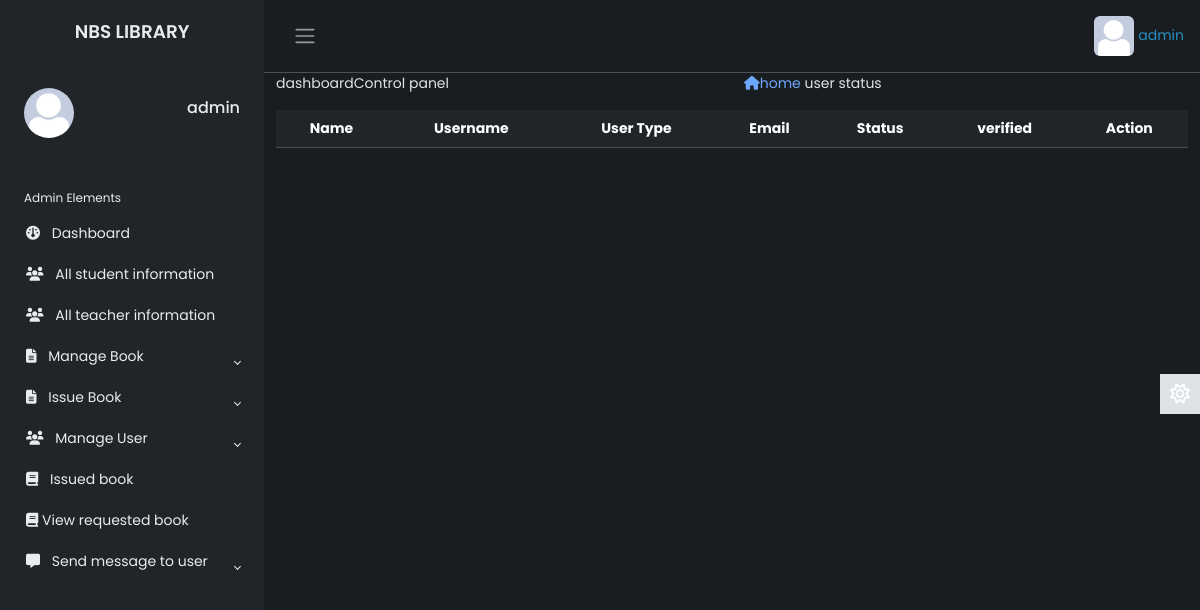
/Source/librarian/status.php (signed in), run on an earlier commit of the app's database.
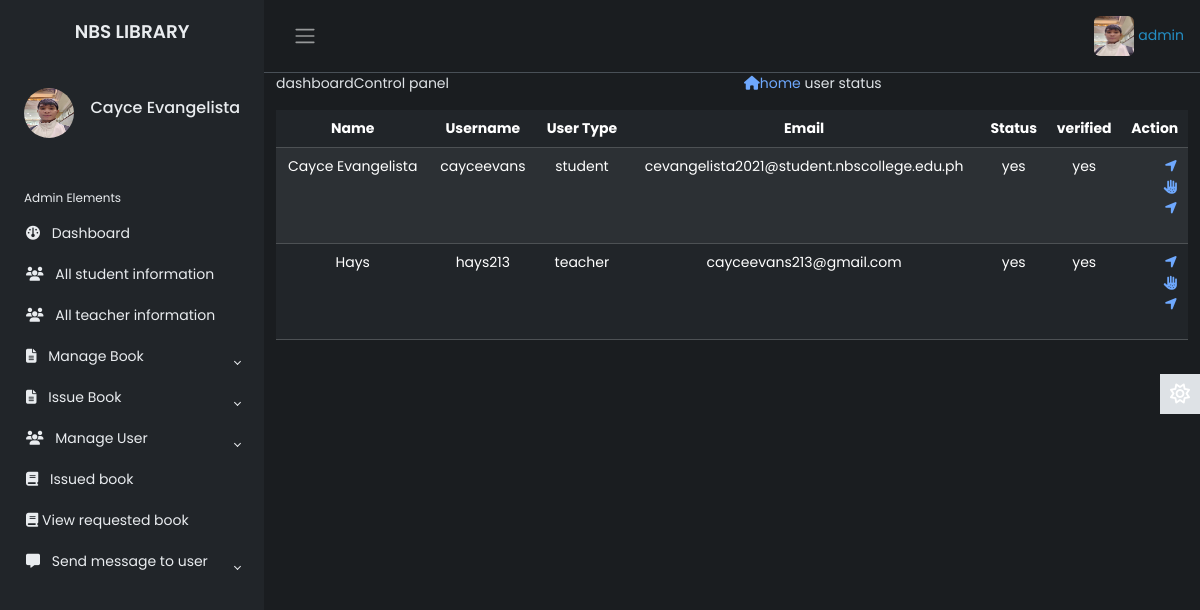
And on a later commit of the database.
### tables this page shows
CREATE TABLE `lib_registration` (
  `id` int(2) NOT NULL,
  `name` varchar(50) NOT NULL,
  `username` varchar(20) NOT NULL,
  `password` varchar(20) NOT NULL,
  `email` varchar(50) NOT NULL,
  `phone` varchar(20) NOT NULL,
  `address` varchar(100) NOT NULL,
  `photo` varchar(500) NOT NULL,
  `status` varchar(7) NOT NULL
);

CREATE TABLE `std_registration` (
  `id` int(10) NOT NULL,
  `name` varchar(50) NOT NULL,
  `username` varchar(50) NOT NULL,
  `password` varchar(50) NOT NULL,
  `email` varchar(50) NOT NULL,
  `phone` varchar(50) NOT NULL,
  `sem` varchar(10) NOT NULL,
  `dept` varchar(10) NOT NULL,
  `session` varchar(5) NOT NULL,
  `regno` varchar(20) NOT NULL,
  `address` varchar(100) NOT NULL,
  `utype` varchar(7) NOT NULL,
  `photo` varchar(500) NOT NULL,
  `status` varchar(7) NOT NULL,
  `vkey` varchar(250) NOT NULL,
  `verified` varchar(3) NOT NULL
);

CREATE TABLE `t_registration` (
  `id` int(10) NOT NULL,
  `name` varchar(50) NOT NULL,
  `username` varchar(50) NOT NULL,
  `password` varchar(50) NOT NULL,
  `lecturer` varchar(50) NOT NULL,
  `email` varchar(50) NOT NULL,
  `phone` varchar(20) NOT NULL,
  `idno` varchar(20) NOT NULL,
  `address` varchar(100) NOT NULL,
  `utype` varchar(7) NOT NULL,
  `photo` varchar(500) NOT NULL,
  `status` varchar(7) NOT NULL,
  `vkey` varchar(250) NOT NULL,
  `verified` varchar(3) NOT NULL
);

### Source/librarian/status.php (the view, shortened to what the changed rows need)
       <?php
   include 'inc/header.php';
   include 'inc/connection.php';
?>
<div class="dashboard-content">
	<div class="dashboard-header">
		<div class="container">
			<div class="issued-content">
				<div class="row">
					<div class="col-md-12">
						<div class="rbook-info status">
                                <table id="dtBasicExample" class="table table-striped table-dark text-center">
                                      <thead>
                                           <tr>
                                               <th>Name</th>
                                               <th>Username</th>
                                               <th>User Type</th>
                                               <th>Email</th>
                                               <th>Status</th>
                                               <th>verified</th>
                                               <th>Action</th>
                                           </tr>
                                      </thead>
                                      <tbody>
                                          <?php
                                               $res= mysqli_query($link, "select * from std_registration ORDER BY id DESC");
                                               $res2= mysqli_query($link, "select * from t_registration ORDER BY id DESC");
                                               while ($row=mysqli_fetch_array($res)) {
                                                   echo "<tr>";
                                                   echo "<td>"; echo $row["name"]; echo "</td>";
                                                   echo "<td>"; echo $row["username"]; echo "</td>";
                                                   echo "<td>"; echo $row["utype"]; echo "</td>";
                                                   echo "<td>"; echo $row["email"]; echo "</td>";
                                                   echo "<td>"; echo $row["status"]; echo "</td>";
                                                   echo "<td>"; echo $row["verified"]; echo "</td>";
                                                   echo "<td>";
                                                   ?>
                                                       <ul>
                                                           <li><a href="approve.php?id=<?php echo $row["id"]; ?>"><i class="fas fa-location-arrow"></i></a></li>
                                                           <li><a href="notapprove.php?id=<?php echo $row["id"]; ?>"><i class="fas fa-allergies"></i></a></li>
                                                           <li><a href="approve.php?id=<?php echo $row["id"]; ?>"><i class="fas fa-location-arrow"></i></a></li>
                                                       </ul>
                                                   <?php
                                                   echo "</td>";
                                                   echo "</tr>";
                                               }
                                               while ($row=mysqli_fetch_array($res2)) {
                                                   echo "<tr>";
                                                   echo "<td>"; echo $row["name"]; echo "</td>";
                                                   echo "<td>"; echo $row["username"]; echo "</td>";
                                                   echo "<td>"; echo $row["utype"]; echo "</td>";
                                                   echo "<td>"; echo $row["email"]; echo "</td>";
                                                   echo "<td>"; echo $row["status"]; echo "</td>";
                                                   echo "<td>"; echo $row["verified"]; echo "</td>";
                                                   echo "<td>";
                                                   ?>
                                                       <ul>
                                                           <li><a href="approve.php?id=<?php echo $row["id"]; ?>"><i class="fas fa-location-arrow"></i></a></li>
                                                           <li><a href="notapprove.php?id=<?php echo $row["id"]; ?>"><i class="fas fa-allergies"></i></a></li>
                                                           <li><a href="approve.php?id=<?php echo $row["id"]; ?>"><i class="fas fa-location-arrow"></i></a></li>
                                                       </ul>
                                                   <?php
                                                   echo "</td>";
                                                   echo "</tr>";
                                               }
                                            ?>
                                      </tbody>
                                </table>
						</div>
					</div>
				</div>
			</div>
		</div>
	</div>
</div>
<?php
include 'inc/footer.php';
?>

### Source/librarian/inc/header.php (shortened to what the changed rows need)
<?php
    include 'inc/connection.php';
 ?>
<!DOCTYPE html>
<html lang="en" data-bs-theme="dark">
<head>
    <link rel="stylesheet" href="https://cdn.jsdelivr.net/npm/bootstrap@5.3.0-alpha2/dist/css/bootstrap.min.css">
    <link href="https://cdn.jsdelivr.net/npm/bootstrap@5.3.3/dist/css/bootstrap.min.css" rel="stylesheet">
    <link rel="stylesheet" href="inc/css/custom1.css">
    <link rel="stylesheet" href="inc/css/animate.css">
</head>
<body>
    <div class="wrapper">
    <aside id="sidebar" class="js-sidebar">
            <div class="h-100">
                <ul class="sidebar-nav">
                    <li class="sidebar-header">
                        <span>
                        <?php
                            $res = mysqli_query($link, "select * from lib_registration where username='".$_SESSION['username']."'");
                            while ($row = mysqli_fetch_array($res)){
                                ?><img src="<?php echo $row["photo"]; ?> " height="50px" width="50px" alt="something wrong" class="rounded-circle"></a> <?php
                            }
                        ?>
                        </span>
                        <h6 style="float: right; margin-top: 10px;">
							<?php
								$res = mysqli_query($link, "select * from lib_registration where username='".$_SESSION['username']."'");
								while ($row = mysqli_fetch_array($res)){
								$name  =  $row["name"];
								echo $name;
								}
							?>
            			</h6>
                    </li>
                    <br>
                </ul>
            </div>
        </aside>
        <div class="main">
            <nav class="navbar navbar-expand px-3 border-bottom">
                <div class="navbar-collapse navbar">
                    <ul class="navbar-nav">
                        <li class="nav-item dropdown">
								<?php
                                     $res = mysqli_query($link, "select * from lib_registration where username='".$_SESSION['username']."'");
                                     while ($row = mysqli_fetch_array($res)){
                                         ?><a href="#" data-bs-toggle="dropdown" class="nav-icon pe-md-0"><img src="<?php echo $row["photo"]; ?>" alt=""class="avatar img-fluid rounded"> <span style="color:#248fc5"><?php echo $_SESSION["username"]; ?></span></a> <?php
                                     }
                                ?>
                        </li>
                    </ul>
                </div>
            </nav>
</body>
</html>

What changed in the data, as far as the page shows it:
changed lib_registration: photo: a different picture; name "admin" → "Cayce Evangelista"
added std_registration: name "Cayce Evangelista", username "cayceevans", utype "student", email "cevangelista2021@student.nbscollege.edu.ph", status "yes", verified "yes"
added t_registration: name "Hays", username "hays213", utype "teacher", email "cayceevans213@gmail.com", status "yes", verified "yes"
